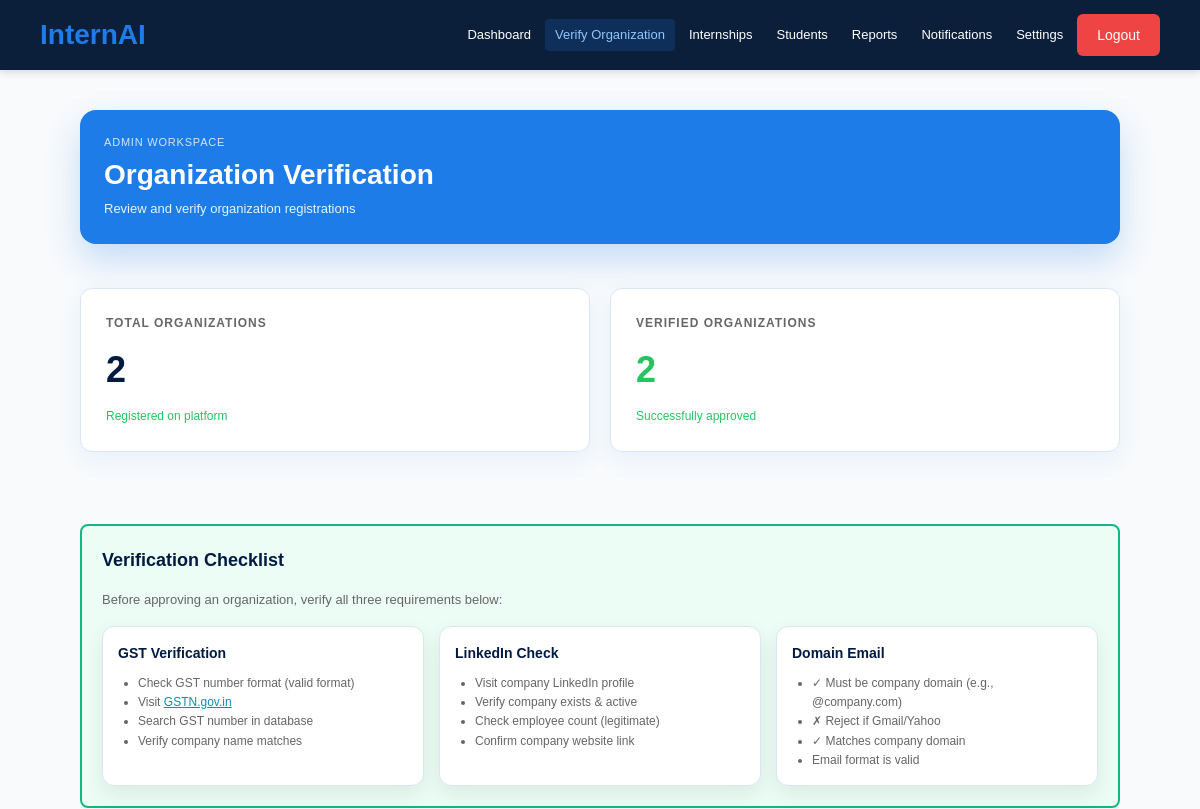
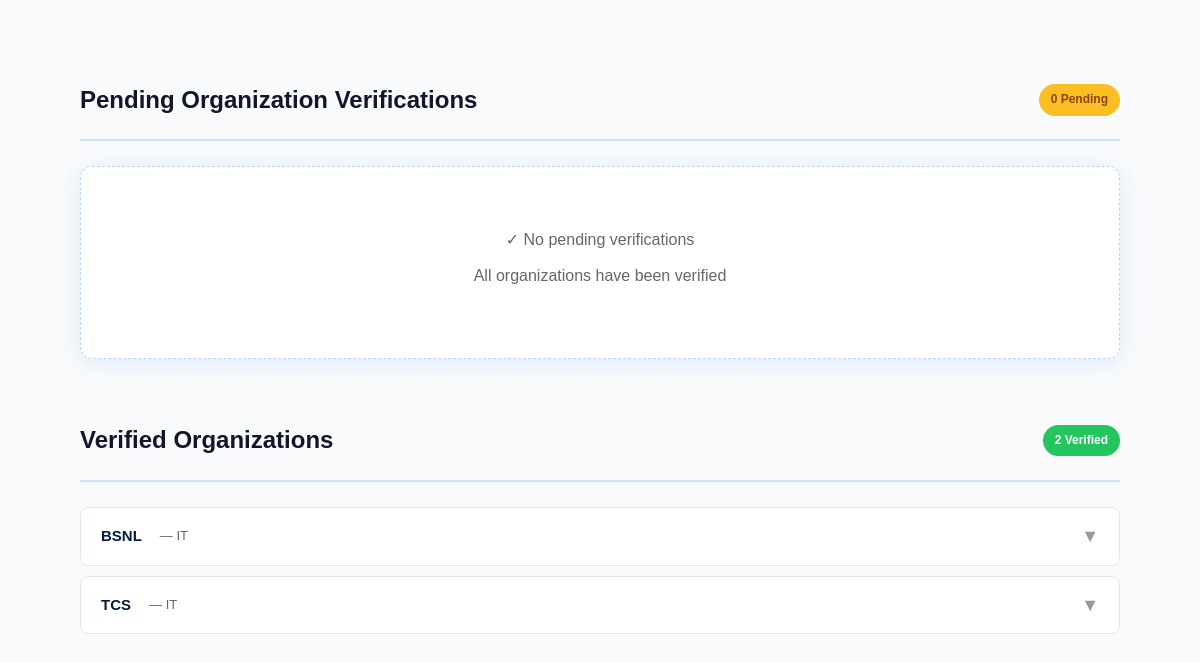
/admin/organizations (signed in), run on an earlier commit of the app's database (2 pictures, top to bottom).
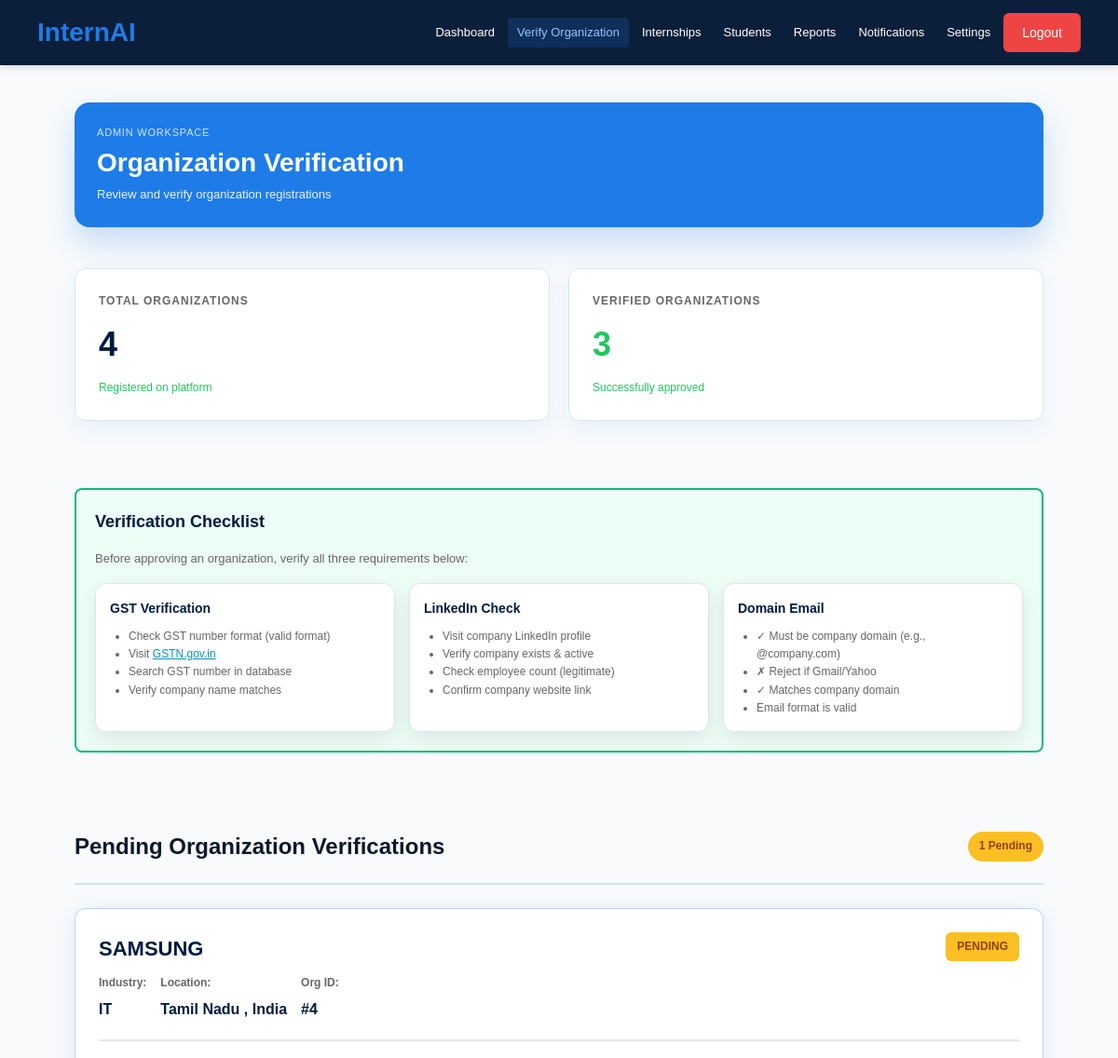
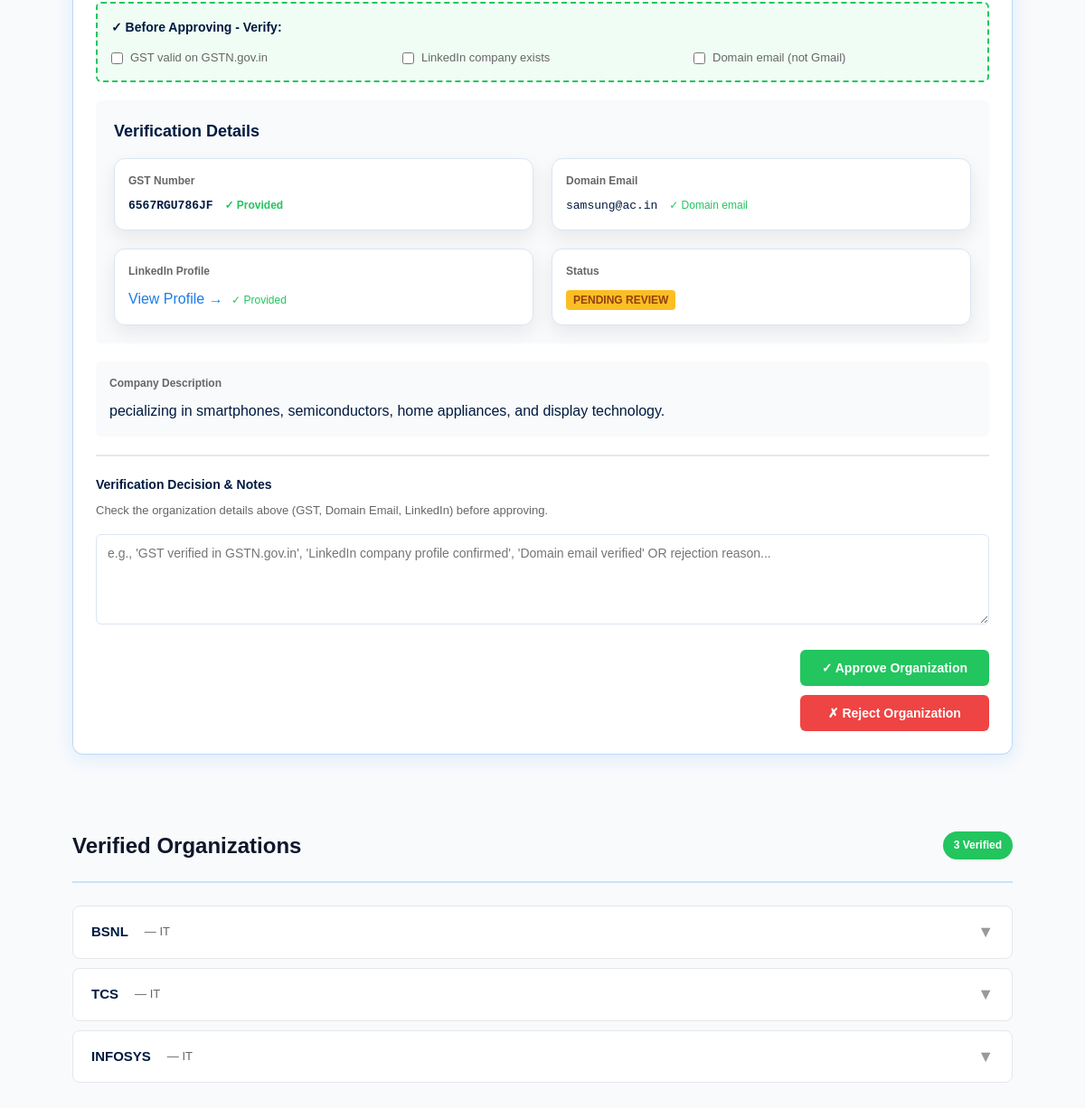
And on a later commit of the database (2 pictures, top to bottom).
### app.py (models this page shows)
class Organization(db.Model):
    id = db.Column(db.Integer, primary_key=True)
    user_id = db.Column(db.Integer)
    company_name = db.Column(db.String(200))
    gst_number = db.Column(db.String(100))
    domain_email = db.Column(db.String(100))
    linkedin_profile = db.Column(db.String(300))
    industry = db.Column(db.String(100))
    location = db.Column(db.String(200))
    description = db.Column(db.Text)
    is_verified = db.Column(db.Boolean, default=False)
    verification_status = db.Column(db.String(50), default='pending')  # pending, approved, rejected
    verification_notes = db.Column(db.Text)
    created_at = db.Column(db.DateTime, default=datetime.utcnow)

### app.py (the view)
@app.route('/admin/organizations')
@login_required
@admin_required
def admin_organizations():
    pending_orgs = Organization.query.filter_by(verification_status='pending').all()
    verified_orgs_list = Organization.query.filter_by(verification_status='approved').all()
    total_orgs = Organization.query.count()
    verified_orgs = len(verified_orgs_list)
    return render_template('admin_verify_organizations.html', organizations=pending_orgs, verified_orgs_list=verified_orgs_list, total_orgs=total_orgs, verified_orgs=verified_orgs)

### app.py (called while the page is built)
def admin_required(f):
    @wraps(f)
    def decorated_function(*args, **kwargs):
        if not current_user.is_authenticated or current_user.role != 'admin':
            return redirect(url_for('home'))
        return f(*args, **kwargs)
    return decorated_function

@login_manager.user_loader
def load_user(user_id):
    return User.query.get(int(user_id))

### templates/admin_verify_organizations.html (shortened to what the changed rows need)
{% extends "base.html" %} {% block content %}
<div class="container admin-dashboard-page adm-dashboard-vertical">
  <main class="adm-main">
  <section class="adm-header-card adm-page-hero">
    <div>
      <h1 class="adm-title">Organization Verification</h1>
    </div>
  </section>
  <div
    class="stats-grid"
    style="grid-template-columns: repeat(2, 1fr); margin-bottom: 30px"
  >
    <div class="stat-card">
      <div class="stat-label">Total Organizations</div>
      <div class="stat-value">{{ total_orgs }}</div>
      <div class="stat-change">Registered on platform</div>
    </div>
    <div class="stat-card">
      <div class="stat-label">Verified Organizations</div>
      <div class="stat-value" style="color: #22c55e">{{ verified_orgs }}</div>
      <div class="stat-change">Successfully approved</div>
    </div>
  </div>
  <div
    style="
      background: #ecfdf5;
      border: 2px solid #10b981;
      border-radius: 8px;
      padding: 20px;
      margin: 20px 0;
    "
  >
    <h2 style="color: #001a40; margin: 0 0 15px 0; font-size: 18px">
       Verification Checklist
    </h2>
  </div>
  <div style="margin-top: 40px">
    <div class="section-header">
      <h2> Pending Organization Verifications</h2>
      <span
        style="
          background: #fbbf24;
          color: #92400e;
          padding: 6px 12px;
          border-radius: 20px;
          font-weight: 600;
          font-size: 12px;
        "
      >
        {{ organizations|length }} Pending
      </span>
    </div>
    {% if organizations %}
    <div>
      {% for org in organizations %}
      <div class="internship-item">
        <div
          style="
            display: flex;
            justify-content: space-between;
            align-items: flex-start;
            padding-bottom: 20px;
            border-bottom: 2px solid #e5e7eb;
          "
        >
          <div>
            <h3
              style="
                color: #001a40;
                margin: 0 0 10px 0;
                font-size: 22px;
                font-weight: 700;
              "
            >
              {{ org.company_name }}
            </h3>
            <div style="display: flex; gap: 15px; flex-wrap: wrap">
              <div>
                <p style="color: #666; font-size: 12px; margin: 0 0 5px 0">
                  <strong>Industry:</strong>
                </p>
                <p style="color: #001a40; font-weight: 600; margin: 0">
                  {{ org.industry if org.industry else 'Not specified' }}
                </p>
              </div>
              <div>
                <p style="color: #666; font-size: 12px; margin: 0 0 5px 0">
                  <strong>Location:</strong>
                </p>
                <p style="color: #001a40; font-weight: 600; margin: 0">
                  {{ org.location if org.location else 'Not specified' }}
                </p>
              </div>
              <div>
                <p style="color: #666; font-size: 12px; margin: 0 0 5px 0">
                  <strong>Org ID:</strong>
                </p>
                <p style="color: #001a40; font-weight: 600; margin: 0">
                  #{{ org.id }}
                </p>
              </div>
            </div>
          </div>
          <div style="text-align: right">
            <span
              style="
                background: #fbbf24;
                color: #92400e;
                padding: 6px 12px;
                border-radius: 6px;
                font-weight: 600;
                font-size: 12px;
                display: inline-block;
              "
            >
               PENDING
            </span>
          </div>
        </div>
        <div
          style="
            background: #f0fdf4;
            border: 2px dashed #22c55e;
            border-radius: 6px;
            padding: 15px;
            margin: 20px 0;
          "
        >
          <h4 style="color: #001a40; margin: 0 0 12px 0; font-size: 14px">
            ✓ Before Approving - Verify:
          </h4>
          <div
            style="display: grid; grid-template-columns: 1fr 1fr 1fr; gap: 12px"
          >
            <label
              style="
                display: flex;
                align-items: center;
                gap: 8px;
                cursor: pointer;
              "
            >
              <input type="checkbox" style="cursor: pointer" />
              <span style="color: #666; font-size: 13px"
                >GST valid on GSTN.gov.in</span
              >
            </label>
            <label
              style="
                display: flex;
                align-items: center;
                gap: 8px;
                cursor: pointer;
              "
            >
              <input type="checkbox" style="cursor: pointer" />
              <span style="color: #666; font-size: 13px"
                >LinkedIn company exists</span
              >
            </label>
            <label
              style="
                display: flex;
                align-items: center;
                gap: 8px;
                cursor: pointer;
              "
            >
              <input type="checkbox" style="cursor: pointer" />
              <span style="color: #666; font-size: 13px"
                >Domain email (not Gmail)</span
              >
            </label>
          </div>
        </div>
        <div
          style="
            background: #f9fafb;
            border-radius: 6px;
            padding: 20px;
            margin: 20px 0;
          "
        >
          <h3 style="color: #001a40; margin: 0 0 15px 0; font-size: 18px">
             Verification Details
          </h3>
          <div style="display: grid; grid-template-columns: 1fr 1fr; gap: 20px">
            <div
              style="
                padding: 15px;
                background: white;
                border-radius: 6px;
                border-left: 4px solid #1e7ce8;
              "
            >
              <strong
                style="
                  color: #666;
                  font-size: 12px;
                  display: block;
                  margin-bottom: 8px;
                "
                > GST Number</strong
              >
              <p
                style="
                  color: #001a40;
                  margin: 0;
                  font-family: monospace;
                  font-weight: 600;
                "
              >
                {% if org.gst_number %} {{ org.gst_number }}
                <span style="color: #22c55e; font-size: 12px; margin-left: 5px"
                  >✓ Provided</span
                >
                {% else %}
                <span style="color: #ef4444">✗ Not provided</span>
                {% endif %}
              </p>
            </div>
            <div
              style="
                padding: 15px;
                background: white;
                border-radius: 6px;
                border-left: 4px solid #1e7ce8;
              "
            >
              <strong
                style="
                  color: #666;
                  font-size: 12px;
                  display: block;
                  margin-bottom: 8px;
                "
                > Domain Email</strong
              >
              <p style="color: #001a40; margin: 0; font-family: monospace">
                {% if org.domain_email %} {{ org.domain_email }} {% if '@gmail'
                in org.domain_email or '@yahoo' in org.domain_email %}
                <span style="color: #ef4444; font-size: 12px; margin-left: 5px"
                  > Personal email (not domain)</span
                >
                {% else %}
                <span style="color: #22c55e; font-size: 12px; margin-left: 5px"
                  >✓ Domain email</span
                >
                {% endif %} {% else %}
                <span style="color: #ef4444">✗ Not provided</span>
                {% endif %}
              </p>
            </div>
            <div
              style="
                padding: 15px;
                background: white;
                border-radius: 6px;
                border-left: 4px solid #1e7ce8;
              "
            >
              <strong
                style="
                  color: #666;
                  font-size: 12px;
                  display: block;
                  margin-bottom: 8px;
                "
                > LinkedIn Profile</strong
              >
              <p style="color: #001a40; margin: 0">
                {% if org.linkedin_profile %}
                <a
                  href="{{ org.linkedin_profile }}"
                  target="_blank"
                  style="color: #1e7ce8; text-decoration: none"
                >
                  View Profile →
                </a>
                <span style="color: #22c55e; font-size: 12px; margin-left: 5px"
                  >✓ Provided</span
                >
                {% else %}
                <span style="color: #ef4444">✗ Not provided</span>
                {% endif %}
              </p>
            </div>
            <div
              style="
                padding: 15px;
                background: white;
                border-radius: 6px;
                border-left: 4px solid #1e7ce8;
              "
            >
              <strong
                style="
                  color: #666;
                  font-size: 12px;
                  display: block;
                  margin-bottom: 8px;
                "
                > Status</strong
              >
              <p style="color: #001a40; margin: 0; font-weight: 600">
                {% if org.verification_status == 'pending' %}
                <span
                  style="
                    background: #fbbf24;
                    color: #92400e;
                    padding: 4px 8px;
                    border-radius: 4px;
                    font-size: 12px;
                  "
                  >PENDING REVIEW</span
                >
                {% endif %}
              </p>
            </div>
          </div>
        </div>
        {% if org.description %}
        <div
          style="
            background: #f9fafb;
            border-radius: 6px;
            padding: 15px;
            margin: 20px 0;
          "
        >
          <strong
            style="
              color: #666;
              font-size: 12px;
              display: block;
              margin-bottom: 8px;
            "
            > Company Description</strong
          >
          <p style="color: #001a40; margin: 0; line-height: 1.6">
            {{ org.description }}
          </p>
        </div>
        {% endif %}
        <div
          class="approval-form"
          style="
            border-top: 2px solid #e5e7eb;
            padding-top: 20px;
            margin-top: 20px;
          "
        >
          <div class="form-group">
            <label
              for="notes_{{ org.id }}"
              style="font-weight: 600; color: #001a40"
              >Verification Decision & Notes</label
            >
            <p style="color: #666; font-size: 13px; margin: 5px 0 15px 0">
               Check the organization details above (GST, Domain Email,
              LinkedIn) before approving.
            </p>
            <textarea
              id="notes_{{ org.id }}"
              placeholder="e.g., 'GST verified in GSTN.gov.in', 'LinkedIn company profile confirmed', 'Domain email verified' OR rejection reason..."
              style="
                width: 100%;
                padding: 12px;
                border: 1px solid #e5e7eb;
                border-radius: 6px;
                font-family: inherit;
                min-height: 100px;
                font-size: 14px;
              "
              required
            ></textarea>
          </div>
          <div
            class="approval-buttons"
            style="
              display: grid;
              grid-template-columns: 1fr auto;
              gap: 15px;
              align-items: start;
              margin-top: 20px;
            "
          >
            <div style="display: flex; gap: 10px; flex-direction: column">
              <button
                class="btn btn-success"
                onclick="verifyOrganization({{ org.id }}, 'approve')"
                type="button"
                style="padding: 12px 24px; font-weight: 600"
              >
                ✓ Approve Organization
              </button>
              <button
                class="btn btn-danger"
                onclick="verifyOrganization({{ org.id }}, 'reject')"
                type="button"
                style="padding: 12px 24px; font-weight: 600"
              >
                ✗ Reject Organization
              </button>
            </div>
          </div>
        </div>
      </div>
      {% endfor %}
    </div>
    {% else %}
    <div class="empty-state">
      <p>✓ No pending verifications</p>
      <p class="empty-state-note">All organizations have been verified</p>
    </div>
    {% endif %}
  </div>
  <div style="margin-top: 40px">
    <div class="section-header">
      <h2> Verified Organizations</h2>
      <span
        style="
          background: #22c55e;
          color: #fff;
          padding: 6px 12px;
          border-radius: 20px;
          font-weight: 600;
          font-size: 12px;
        "
        >{{ verified_orgs }} Verified</span
      >
    </div>
    {% if verified_orgs_list %}
    <ul class="vo-list">
      {% for org in verified_orgs_list %}
      <li>
        <div class="vo-row" onclick="toggleVerifiedOrg(this)">
          <div
            style="
              display: flex;
              align-items: center;
              gap: 8px;
              flex-wrap: wrap;
            "
          >
            <h3>{{ org.company_name }}</h3>
            {% if org.industry %}
            <span class="vo-industry">— {{ org.industry }}</span>
            {% endif %}
          </div>
          <span class="vo-arrow">▼</span>
        </div>
      </li>
      {% endfor %}
    </ul>
    {% else %}
    <div class="empty-state"><p>No verified organizations yet</p></div>
    {% endif %}
  </div>
  </main>
</div>
{% endblock %}

What changed in the data, as far as the page shows it:
added Organization: company_name "SAMSUNG", industry "IT", location "Tamil Nadu , India", id "4", gst_number "6567RGU786JF", domain_email "samsung@ac.in", shows "✓ Domain email", verification_status "PENDING REVIEW", description "pecializing in smartphones, semiconductors, home appliances, and display technology.", shown under "Pending Organization Verifications"
added Organization: company_name "INFOSYS", industry "IT", shown under "Verified Organizations"
Also different on the page:
{{ total_orgs }}: "2" → "4"
{{ verified_orgs }}: "2" → "3"
{{ organizations|length }}: "0" → "1"
text no longer shown: "✓ No pending verifications All organizations have been verified"
